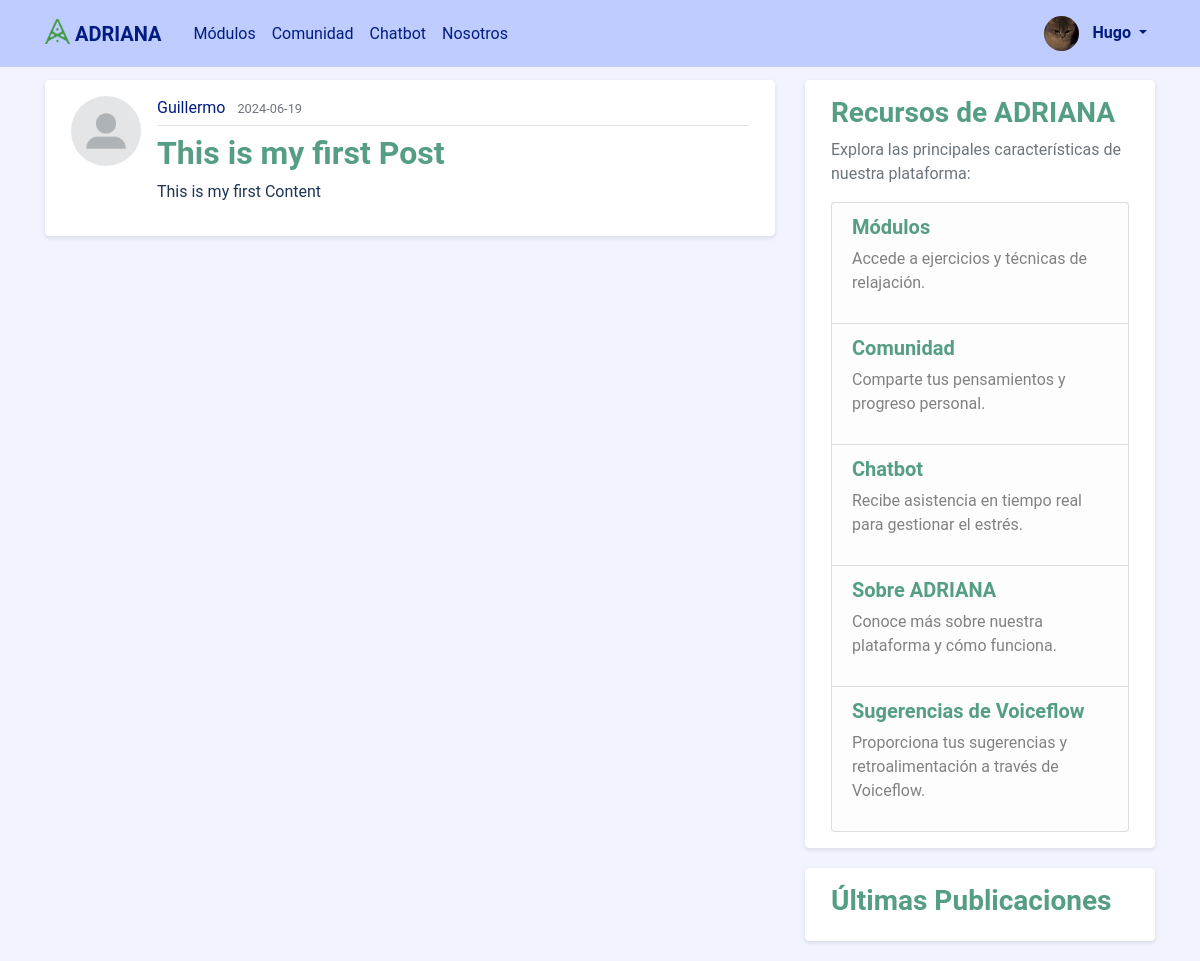
The app's page /post/1 (signed in) with its own data.
### adriana_assistant/models.py (models this page shows, shortened)
class User(db.Model, UserMixin):
    id = db.Column(db.Integer, primary_key=True)
    username = db.Column(db.String(20), unique=True, nullable=False)
    email = db.Column(db.String(120), unique=True, nullable=False)
    image_file = db.Column(db.String(20), nullable=False, default='default.jpg')
    password = db.Column(db.String(60), nullable=False)
    posts = db.relationship('Post', backref='author', lazy=True)

class Post(db.Model):
    id = db.Column(db.Integer, primary_key=True)
    title = db.Column(db.String(100), nullable=False)
    date_posted = db.Column(db.DateTime, nullable=False, default=datetime.utcnow)
    content = db.Column(db.Text, nullable=False)
    user_id = db.Column(db.Integer, db.ForeignKey('user.id'), nullable=False)

### adriana_assistant/routes.py (the view)
@app.route("/post/<int:post_id>")
def post(post_id):
    post = Post.query.get_or_404(post_id)
    return render_template('post.html', title=post.title, post=post)

### adriana_assistant/models.py (called while the page is built)
@login_manager.user_loader
def load_user(user_id):
    return User.query.get(int(user_id))

### adriana_assistant/templates/post.html (shortened to what this page needs)
{% extends "layout.html" %}
{% block content %}
  <article class="media content-section">
    <img class="rounded-circle article-img" src="{{ url_for('static', filename='profile_pics/' + post.author.image_file) }}">
    <div class="media-body">
      <div class="article-metadata">
        <a class="mr-2" href="{{ url_for('user_posts', username=post.author.username) }}">{{ post.author.username }}</a>
        <small class="text-muted">{{ post.date_posted.strftime('%Y-%m-%d') }}</small>
      </div>
      <h2 class="article-title">{{ post.title }}</h2>
      <p class="article-content">{{ post.content }}</p>
    </div>
  </article>
{% endblock content %}

### adriana_assistant/templates/layout.html (shortened to what this page needs)
<!DOCTYPE html>
<html>
<head>
    <link rel="stylesheet" href="https://maxcdn.bootstrapcdn.com/bootstrap/4.0.0/css/bootstrap.min.css">
    <link rel="stylesheet" type="text/css" href="{{ url_for('static', filename='main.css') }}">
</head>
<body>
    <header class="site-header">
      <nav class="navbar navbar-expand-md navbar-dark bg-steel fixed-top">
        <div class="container">
          <a class="logo-nav navbar-brand mr-4" href="/">
            <img src="{{ url_for('static', filename='logo.png') }}" width="25" height="25" class="d-inline-block align-top" alt="Logo ADRIANA">
            <strong>ADRIANA</strong>
          </a>
          <div class="collapse navbar-collapse" id="navbarToggle">
            <div class="navbar-nav mr-auto">
                <a class="nav-item nav-link" href="{{ url_for('modules') }}">Módulos</a>
                <a class="nav-item nav-link" href="{{ url_for('home') }}">Comunidad</a>
                <a class="nav-item nav-link" href="{{ url_for('chatbot.chatbot') }}">Chatbot</a>
                <a class="nav-item nav-link" href="{{ url_for('about') }}">Nosotros</a>
            </div>
            <div class="navbar-nav">
              {% if current_user.is_authenticated %}
                <div class="nav-item dropdown">
                  <a class="nav-link dropdown-toggle" href="#" id="navbarDropdown" role="button" data-toggle="dropdown" aria-haspopup="true" aria-expanded="false">
                    <img src="{{ url_for('static', filename='profile_pics/' + current_user.image_file) }}" width="35" height="35" class="profile-img rounded-circle">
                    <strong>{{ current_user.username }}</strong>
                  </a>
                </div>
              {% else %}
                <a class="nav-item nav-link" href="{{ url_for('login') }}">Iniciar Sesion</a>
                <a class="nav-item nav-link" href="{{ url_for('register') }}">Registrar</a>
              {% endif %}
            </div>
          </div>
        </div>
      </nav>
    </header>
    <main role="main" class="container">
      <div class="row">
        <div class="col-md-8">
          {% block content %}{% endblock %}
        </div>
        <div class="col-md-4">
          <div class="content-section">
            <h3><strong>Recursos de ADRIANA</strong></h3>
            <p class='text-muted'>Explora las principales características de nuestra plataforma:</p>
            <ul class="list-group">
                <li class="list-group-item list-group-item-light">
                  <h5><a href="{{ url_for('modules') }}" class="highlight-link"><strong>Módulos</strong></a></h5>
                  <p>Accede a ejercicios y técnicas de relajación.</p>
                </li>
                <li class="list-group-item list-group-item-light">
                  <h5><a href="{{ url_for('home') }}" class="highlight-link"><strong>Comunidad</strong></a></h5>
                  <p>Comparte tus pensamientos y progreso personal.</p>
                </li>
                <li class="list-group-item list-group-item-light">
                  <h5><a href="{{ url_for('chatbot.chatbot') }}" class="highlight-link"><strong>Chatbot</strong></a></h5>
                  <p>Recibe asistencia en tiempo real para gestionar el estrés.</p>
                </li>
                <li class="list-group-item list-group-item-light">
                  <h5><a href="{{ url_for('about') }}" class="highlight-link"><strong>Sobre ADRIANA</strong></a></h5>
                  <p>Conoce más sobre nuestra plataforma y cómo funciona.</p>
                </li>
                <li class="list-group-item list-group-item-light">
                  <h5><a href="https://creator.voiceflow.com/prototype/664e59dbd188ab83e9a86d25" class="highlight-link" target="_blank"><strong>Sugerencias de Voiceflow</strong></a></h5>
                  <p>Proporciona tus sugerencias y retroalimentación a través de Voiceflow.</p>
                </li>
            </ul>
          </div>
          <div class="content-section mt-3">
            <h3><strong>Últimas Publicaciones</strong></h3>
          </div>
        </div>
      </div>
    </main>
</body>
</html>

### adriana_assistant/static/main.css (style rules this page uses)
body { background: #F1F4FF; color: #1D3557; font-family: 'Roboto', sans-serif; margin-top: 5rem; }
h1, h2, h3, h4, h5, h6 { color: #1D3557; font-weight: 500; }
.bg-steel { background-color: #BECCFF; }
.site-header .navbar-brand, .site-header .logo-nav { color: #001C81; }
.site-header .navbar-nav .nav-link { color: #001C81; }
.profile-img { margin-right: 10px; }
.content-section { background: #FFFFFF; padding: 15px 25px; border: 1px solid #FFFFFF; border-radius: 4px; margin-bottom: 20px; box-shadow: 0 2px 4px rgba(0,0,0,0.1); }
.content-section h3 { color: #559e83; }
.content-section .list-group-item-light a { color: #559e83; text-decoration: none; }
.article-title { color: #559e83; font-weight: 600; }
.article-content { white-space: pre-line; }
.article-img { height: 70px; width: 70px; margin-right: 16px; border-radius: 4px; object-fit: cover; }
.article-metadata { padding-bottom: 5px; margin-bottom: 8px; border-bottom: 1px solid #e3e3e3; }
.article-metadata a { color: #001C81; }

### records on screen
User: image_file (picture), username "Hugo"
User: image_file (placeholder picture), author.username "Guillermo"
Post: date_posted "2024-06-19", title "This is my first Post", content "This is my first Content"
